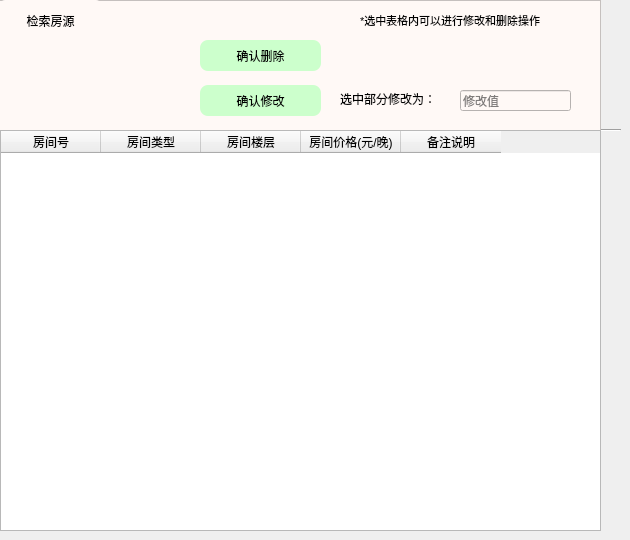
      <widget class="QWidget" name="page_12">
       <widget class="Line" name="line_17">
        <property name="geometry">
         <rect>
          <x>0</x>
          <y>120</y>
          <width>621</width>
          <height>21</height>
         </rect>
        </property>
        <property name="orientation">
         <enum>Qt::Horizontal</enum>
        </property>
       </widget>
       <widget class="QFrame" name="frame_2">
        <property name="geometry">
         <rect>
          <x>-10</x>
          <y>0</y>
          <width>611</width>
          <height>131</height>
         </rect>
        </property>
        <property name="styleSheet">
         <string notr="true">background-color:rgb(255, 249, 246)</string>
        </property>
        <property name="frameShape">
         <enum>QFrame::StyledPanel</enum>
        </property>
        <property name="frameShadow">
         <enum>QFrame::Raised</enum>
        </property>
        <widget class="QToolButton" name="searchNB">
         <property name="geometry">
          <rect>
           <x>10</x>
           <y>0</y>
           <width>101</width>
           <height>41</height>
          </rect>
         </property>
         <property name="styleSheet">
          <string notr="true">background-color:rgb(255, 249, 246);
border:0px;

border-radius:5px</string>
         </property>
         <property name="text">
          <string>检索房源</string>
         </property>
         <property name="icon">
          <iconset>
           <normaloff>../../../pictures/search.png</normaloff>../../../pictures/search.png</iconset>
         </property>
         <property name="toolButtonStyle">
          <enum>Qt::ToolButtonTextBesideIcon</enum>
         </property>
        </widget>
        <widget class="QLabel" name="label_78">
         <property name="geometry">
          <rect>
           <x>370</x>
           <y>10</y>
           <width>231</width>
           <height>21</height>
          </rect>
         </property>
         <property name="font">
          <font>
           <pointsize>8</pointsize>
          </font>
         </property>
         <property name="text">
          <string>*选中表格内可以进行修改和删除操作</string>
         </property>
        </widget>
        <widget class="QLabel" name="label_74">
         <property name="geometry">
          <rect>
           <x>350</x>
           <y>79</y>
           <width>151</width>
           <height>40</height>
          </rect>
         </property>
         <property name="styleSheet">
          <string notr="true">font: 9pt &quot;FontAwesome&quot;;</string>
         </property>
         <property name="text">
          <string>选中部分修改为：</string>
         </property>
        </widget>
        <widget class="QLineEdit" name="modifyvalue">
         <property name="geometry">
          <rect>
           <x>470</x>
           <y>90</y>
           <width>111</width>
           <height>21</height>
          </rect>
         </property>
         <property name="text">
          <string/>
         </property>
         <property name="placeholderText">
          <string>修改值</string>
         </property>
        </widget>
        <widget class="QPushButton" name="commitTableModify">
         <property name="geometry">
          <rect>
           <x>210</x>
           <y>85</y>
           <width>121</width>
           <height>31</height>
          </rect>
         </property>
         <property name="styleSheet">
          <string notr="true">#commitTableModify{background:#CCFFCC;
border-radius:8px}
#commitTableModify:hover
{
background:#CCFF99
}</string>
         </property>
         <property name="text">
          <string>确认修改</string>
         </property>
        </widget>
        <widget class="QPushButton" name="commitTableDel">
         <property name="geometry">
          <rect>
           <x>210</x>
           <y>40</y>
           <width>121</width>
           <height>31</height>
          </rect>
         </property>
         <property name="styleSheet">
          <string notr="true">#commitTableDel{background:#CCFFCC;
border-radius:8px}
#commitTableDel:hover
{
background:#CCFF99
}</string>
         </property>
         <property name="text">
          <string>确认删除</string>
         </property>
        </widget>
       </widget>
       <widget class="QFrame" name="split_7">
        <property name="geometry">
         <rect>
          <x>0</x>
          <y>130</y>
          <width>591</width>
          <height>2</height>
         </rect>
        </property>
        <property name="styleSheet">
         <string notr="true">color:#CCFFCC;
border-color:#CCFFCC;
background-color:#CCFFCC</string>
        </property>
        <property name="frameShape">
         <enum>QFrame::HLine</enum>
        </property>
        <property name="frameShadow">
         <enum>QFrame::Raised</enum>
        </property>
       </widget>
       <widget class="QTableWidget" name="roomTable">
        <property name="geometry">
         <rect>
          <x>0</x>
          <y>130</y>
          <width>601</width>
          <height>401</height>
         </rect>
        </property>
        <column>
         <property name="text">
          <string>房间号</string>
         </property>
        </column>
        <column>
         <property name="text">
          <string>房间类型</string>
         </property>
        </column>
        <column>
         <property name="text">
          <string>房间楼层</string>
         </property>
        </column>
        <column>
         <property name="text">
          <string>房间价格(元/晚)</string>
         </property>
        </column>
        <column>
         <property name="text">
          <string>备注说明</string>
         </property>
        </column>
       </widget>
      </widget>
